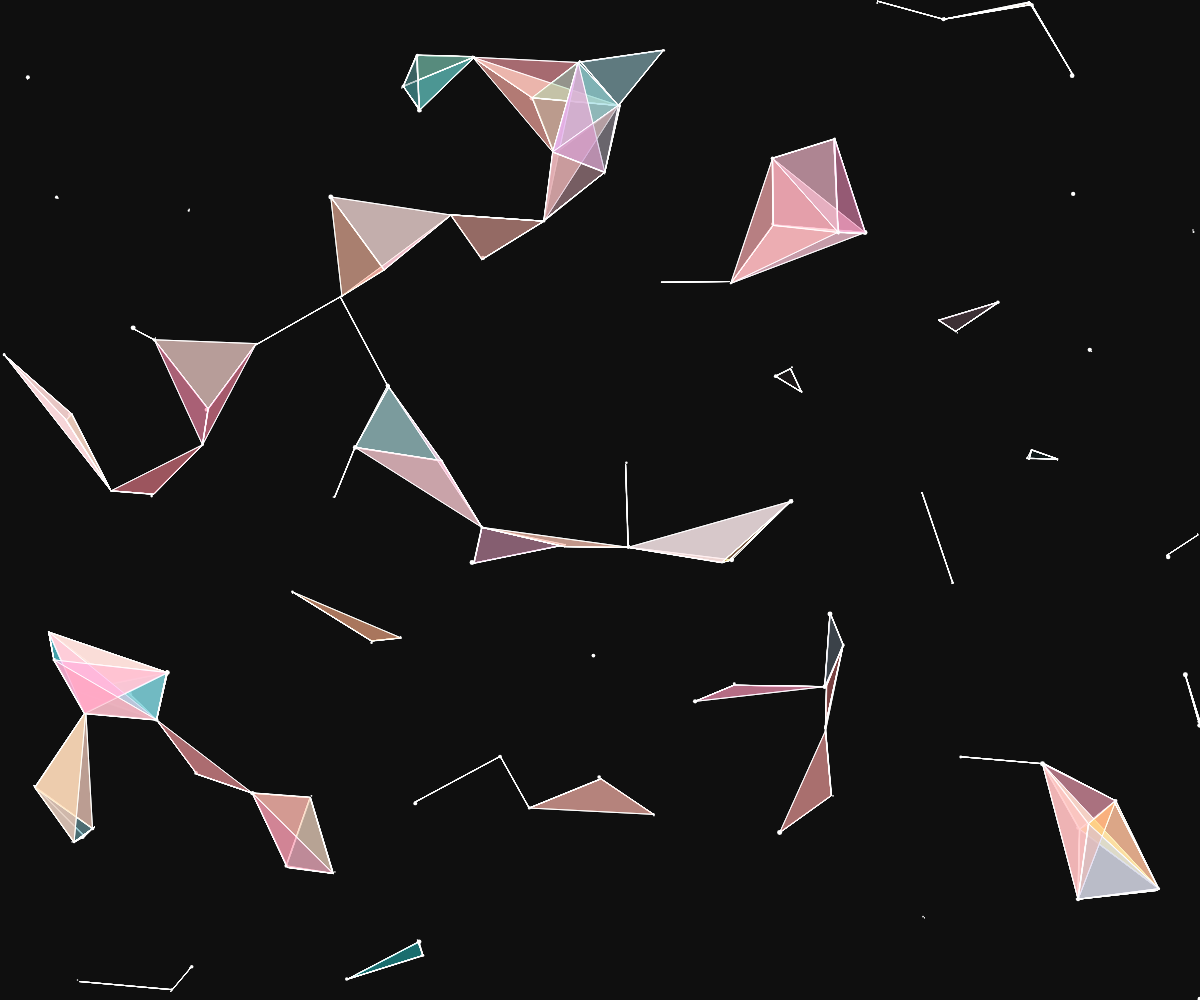
Frame 1 (no input)
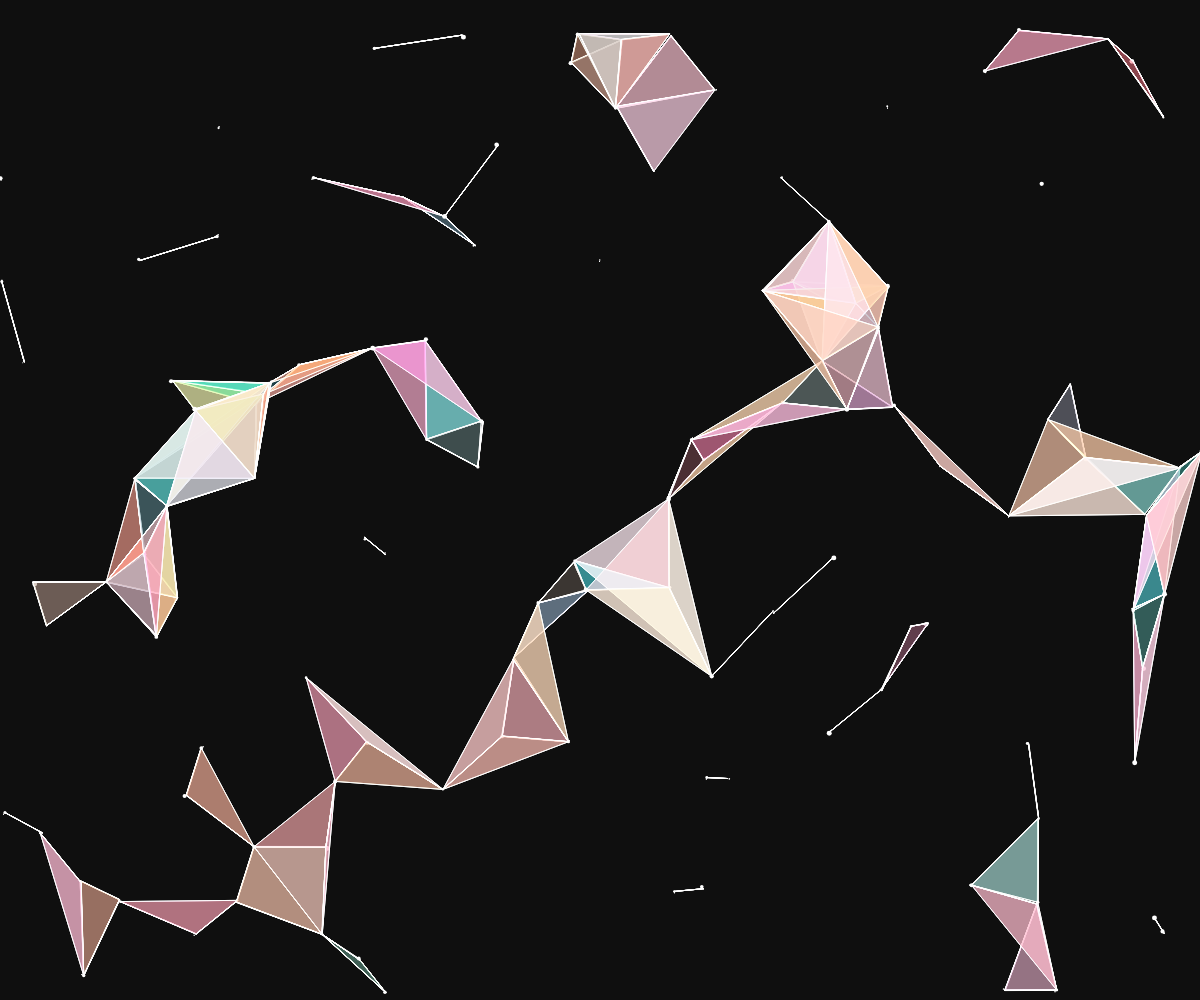
Frame 60 (no input)
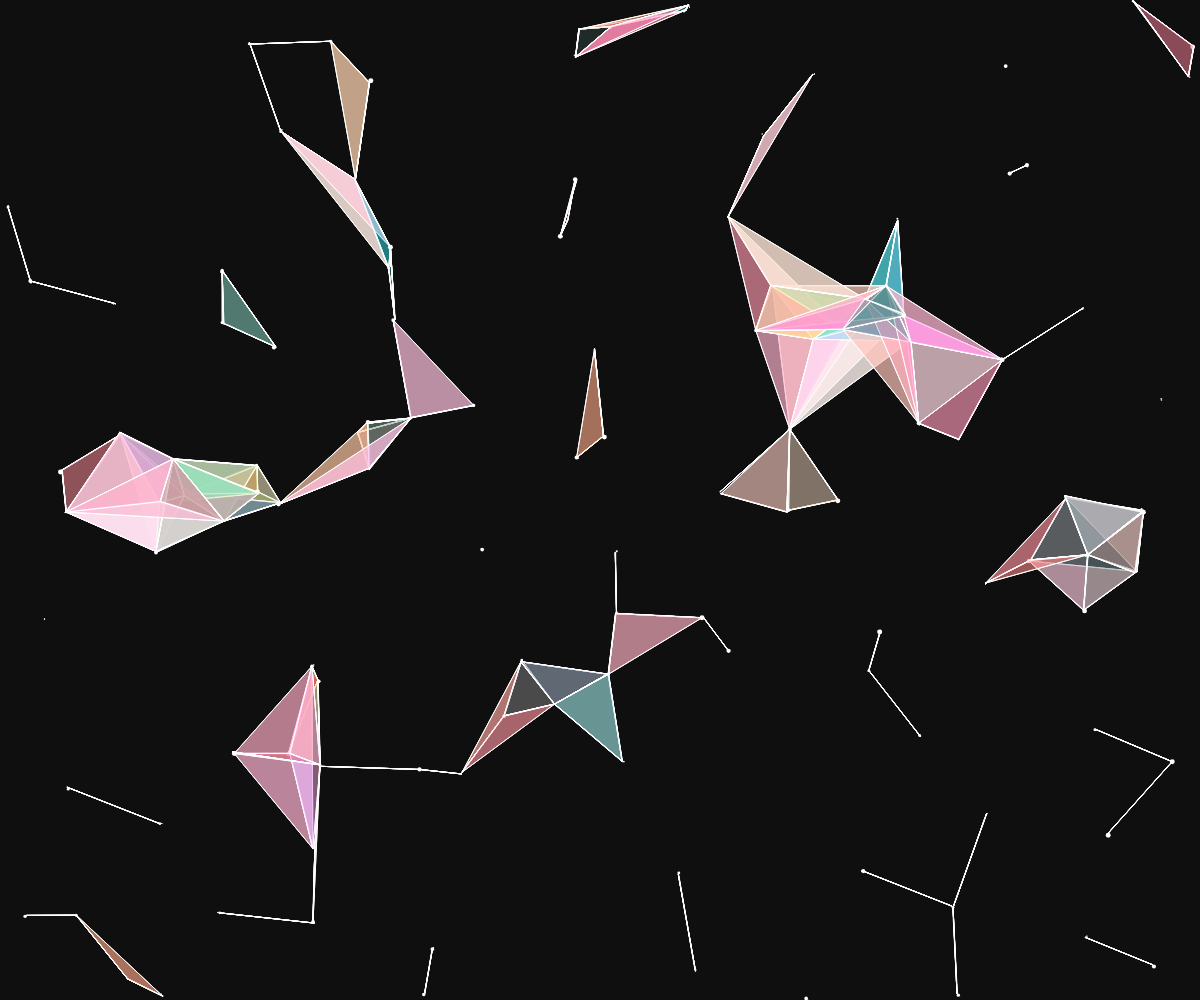
Frame 120 (the mouse pressed at the canvas centre since frame 60)

The p5.js sketch that drew these frames (run headless with seeded random() and noise() and a simulated clock; from frame 60 on, the mouse is pressed at the canvas centre):

// p5.js sketch
// ── sketch.js
let particles = [];

function setup() {
    createCanvas(windowWidth, windowHeight);

    for (let i = 0; i < 120; i++) {
        let radius = random(1, 5);
        let xVelocity = random(-2, 2);
        let yVelocity = random(-2, 2);
        particles.push(new Particle(radius, xVelocity, yVelocity));
    }
}

function draw() {
    background('#0f0f0f');
    for (let i = 0; i < particles.length; i++) {

        particles[i].createParticle(255, 255, 255, 1);
        particles[i].moveParticle();
        particles[i].connectParticles(particles.slice(i), 255, 255, 255, 0.5);
        particles[i].drawShape(particles.slice(i));
    }
}
// ── Particle.js
class Particle {
  constructor(radius, xVelocity, yVelocity) {
    this.x = random(0, width);
    this.y = random(0, height);
    this.radius = radius;
    this.xVelocity = 2 * random(-1, 1);
    this.yVelocity = 2 * random(-1, 1);
    this.sensibility = 100;
  }

  createParticle(red, green, blue, alpha) {
    noStroke();
    fill('rgba(' + red + ',' + green + ',' + blue + ',' + alpha + ')');
    circle(this.x, this.y, this.radius);
  }

  moveParticle() {
    if (this.x < 0 || this.x > width)
      this.xVelocity *= -1;
    if (this.y < 0 || this.y > height)
      this.yVelocity *= -1;
    this.x += this.xVelocity;
    this.y += this.yVelocity;
  }

  /*  connectParticles(particles, red, green, blue, alpha) {
     let mousedist = dist(this.x, this.y, mouseX, mouseY);
     if (mousedist < 255) {
       particles.forEach(element => {
         let particledist = dist(this.x, this.y, element.x, element.y);
         if (particledist < 255) {
           stroke('rgba(' + red + ',' + green + ',' + blue + ',' + (1 - particledist / 250) + ')');
           line(this.x, this.y, element.x, element.y);
         }
       });
     }
   } */

  connectParticles(particles, red, green, blue, alpha) {
    particles.forEach(element => {
      let particledist = dist(this.x, this.y, element.x, element.y);
      if (particledist < this.sensibility) {
        stroke('rgba(255, 255, 255' + (1 - particledist / this.sensibility) + ')');
        line(this.x, this.y, element.x, element.y);
      }
    });
  }

  /*drawShape(particles) {
    let mousedist = dist(this.x, this.y, mouseX, mouseY);
    if (mousedist < 255) {
      particles.forEach(i => {
        let firstparticledist = dist(this.x, this.y, i.x, i.y);
        if (firstparticledist < 255) {
          particles.forEach(j => {
            let secondparticledist = dist(this.x, this.y, j.x, j.y);
            let alpha = 1 - ((firstparticledist + secondparticledist) / 500);

            let red = parseInt(firstparticledist);
            let green = parseInt(secondparticledist);
            let blue = parseInt(mousedist);
            let rgba = red + "," + green + "," + blue + "," + alpha / 2;
            if (secondparticledist < 255) {
              fill('rgba(' + rgba + ')');
              triangle(this.x, this.y, i.x, i.y, j.x, j.y)
            }
          })
        }
      })
    }
  }
}*/

  drawShape(particles) {
    particles.forEach(i => {
      let firstparticledist = dist(this.x, this.y, i.x, i.y);
      if (firstparticledist < this.sensibility) {
        particles.forEach(j => {
          let secondparticledist = dist(this.x, this.y, j.x, j.y);

          if (secondparticledist < this.sensibility) {
            let thirdparticledist = dist(i.x, i.y, j.x, j.y);
            let alpha = ((firstparticledist + secondparticledist + thirdparticledist) / (this.sensibility * 3));
            let green = parseInt(firstparticledist * 2.55);
            let blue = parseInt(secondparticledist * 2.55);
            let red = parseInt(thirdparticledist * 2.55);
            let rgba = red + "," + green + "," + blue + "," + alpha / 2;
            fill('rgba(' + rgba + ')');
            triangle(this.x, this.y, i.x, i.y, j.x, j.y)
          }
        })
      }
    })
  }

}
// ── index.css
*{   margin: 0;   padding: 0;   outline: 0;   box-sizing: border-box;}
